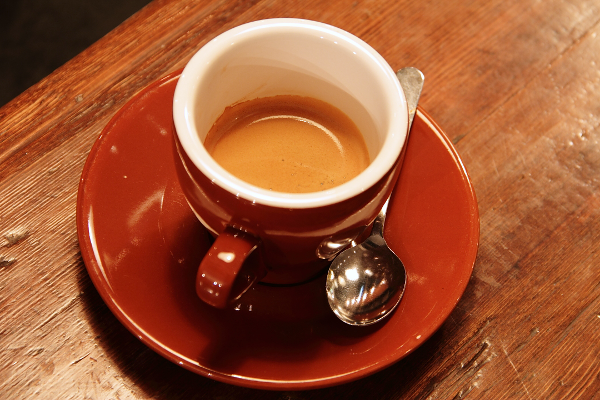
#> input picture Assets/test-images/coffee.png, 600 x 400 px, given in place of moon.png, which was not available; the run also reads 1 picture not shown here
$ python 16_equalize_vs_clahe.py ../../Assets/test-images/coffee.png
#> lines starting #> are read from the running program, lines starting #| are printed output that depends on the picture; pictures that were not available may be replaced by others from this repository, and a replacement may not be noted
"""第 5 周(3.3 节):直方图处理 —— 16 全局均衡化 vs CLAHE,到底该用哪个。

对应文档 Documents/03-histogram/01-histogram-transform.md 第六、七节。

10 号脚本写了全局均衡化,13 号脚本拆了 CLAHE 的内部步骤,
这一篇只做一件事:**把两者摆在一起比**,回答「什么时候用哪个」。

一句话区别:

    全局均衡化  = 全图统计出 1 张表,所有像素查同一张
    CLAHE      = 切成 8×8 块,每块统计出自己的表(共 64 张),
                 每张表先被 clipLimit 削掉过高的柱子,再双线性插值过渡

验证五件事:
1. 表的数量:1 张 vs 64 张 —— 把 CLAHE 各块的 LUT 画在一起,一眼看清
2. 三张性格不同的图横着比:低对比度的 moon、光照不均的 page、
   本来就正常的 astronaut。结论不是「CLAHE 永远赢」
3. 「细节看得见」要用**局部对比度**量(分块标准差的均值),
   全局标准差会骗人:全局涨了,局部可能没涨
4. 代价:噪声放大倍数、灰阶合并数、耗时 —— CLAHE 慢但可控
5. CLAHE 本质上就是「带旋钮的均衡化」:clipLimit 推到极大 +
   tileGridSize=(1,1) 会逐像素退化回全局均衡化

用法:
    .venv/bin/python Ch03_Spatial_Filtering/16_equalize_vs_clahe.py [--show]
    结果图保存到 Assets/results/equalize-vs-clahe-demo.png(三张图横向对比)
                     Assets/results/equalize-vs-clahe-curves.png(表、旋钮、直方图)
"""

import sys
import time
from pathlib import Path

import cv2
import matplotlib

if "--show" not in sys.argv:
    matplotlib.use("Agg")  # 无窗口环境只保存文件
import matplotlib.pyplot as plt
import numpy as np
import numpy.typing as npt

REPO = Path(__file__).resolve().parents[2]
matplotlib.rcParams["font.family"] = ["Heiti TC", "Arial Unicode MS", "sans-serif"]
matplotlib.rcParams["axes.unicode_minus"] = False

LEVELS = np.arange(256)
TILES = 8            # CLAHE 的默认分块数,本文全程用 8×8
CLIP = 2.0           # CLAHE 的默认 clipLimit


def hr(title: str) -> None:
    print(f"\n{'=' * 68}\n{title}\n{'=' * 68}")


def load_gray(name: str) -> npt.NDArray[np.uint8]:
#> called with name = 'moon.png'
    path = REPO / "Assets" / "test-images" / name
    img = cv2.imread(str(path), cv2.IMREAD_GRAYSCALE)
    if img is None:
        raise SystemExit(f"读不到 {path}")
    return np.asarray(img, dtype=np.uint8)


def eq(img: npt.NDArray[np.uint8]) -> npt.NDArray[np.uint8]:
    return np.asarray(cv2.equalizeHist(img), dtype=np.uint8)


def clahe(img: npt.NDArray[np.uint8], clip: float = CLIP,
          tiles: int = TILES) -> npt.NDArray[np.uint8]:
    op = cv2.createCLAHE(clipLimit=clip, tileGridSize=(tiles, tiles))
    return np.asarray(op.apply(img), dtype=np.uint8)


def local_contrast(img: npt.NDArray[np.uint8], tiles: int = TILES) -> float:
    """分块标准差的均值 —— 「局部细节看不看得见」的量化指标。

    为什么不看全局标准差:全局标准差只要把暗区压得更暗、亮区拉得更亮就能涨,
    但那不叫细节变清楚了。人眼看细节看的是**一小片区域内部**的差异,
    所以要先切块、块内各算各的标准差,再平均。
    """
#> called with tiles = 8
    h, w = img.shape
    v = img.astype(np.float64)
    stds = []
    for i in range(tiles):
        for j in range(tiles):
            block = v[i * h // tiles:(i + 1) * h // tiles,
                      j * w // tiles:(j + 1) * w // tiles]
            stds.append(block.std())
#> after the loop, stds = 64 values, max 79.93 at index 57, min 3.51 at index 0, mean 32.49
#| 主图 moon.png  shape=(400, 600)  标准差 58.1  局部对比度 32.5
#|   全局均衡化:全图 240000 个像素统计出 1 张 256 项的表,所有像素共用
#|   CLAHE     :切成 8×8 = 64 块,每块 50×75 个像素,各统计各的表
    return float(np.mean(stds))


def halves_gap(img: npt.NDArray[np.uint8]) -> float:
    """左右半边的平均亮度差 —— 衡量光照不均有没有被改善。"""
    w = img.shape[1] // 2
    return float(abs(img[:, :w].mean() - img[:, w:].mean()))


def used_levels(img: npt.NDArray[np.uint8]) -> int:
    return int(np.count_nonzero(np.bincount(img.ravel(), minlength=256)))


def tile_lut(block: npt.NDArray[np.uint8], clip: float = CLIP) -> npt.NDArray[np.float64]:
    """按 CLAHE 的规则算一个小块自己的映射表(削顶 → 均分回填 → CDF)。

    这是为了**把表画出来**看的简化版:OpenCV 不暴露内部的 64 张表,
    而且真正的 CLAHE 还要在块之间做双线性插值,这里不做插值。
    """
#> called with clip = 2
    hist = np.bincount(block.ravel(), minlength=256).astype(np.float64)
    limit = clip * block.size / 256.0
    excess = float(np.maximum(hist - limit, 0.0).sum())
    hist = np.minimum(hist, limit) + excess / 256.0  # 削下来的总量均分回填,总数守恒
    return np.cumsum(hist) / hist.sum() * 255.0


def noise_gain(img: npt.NDArray[np.uint8], method: str, sigma: float = 3.0,
               clip: float = CLIP) -> float:
    """给图加噪声,看这个算法把噪声放大了几倍。

    干净图和带噪图各走一遍同一个算法,两者之差就是「被处理过的噪声」。
    """
    rng = np.random.default_rng(0)
    noisy = np.clip(np.rint(img.astype(np.float64) + rng.normal(0.0, sigma, img.shape)),
                    0, 255).astype(np.uint8)
    def fn(x: npt.NDArray[np.uint8]) -> npt.NDArray[np.uint8]:
        return eq(x) if method == "eq" else clahe(x, clip=clip)

    d = fn(noisy).astype(np.float64) - fn(img).astype(np.float64)
    return float(d.std() / sigma)


# ---------------------------------------------------------------- 1
def demo_one_table_vs_many(img: npt.NDArray[np.uint8]) -> None:
    hr("1. 一张表 vs 64 张表")
    print(f"  全局均衡化:全图 {img.size} 个像素统计出 1 张 256 项的表,所有像素共用")
    print(f"  CLAHE     :切成 {TILES}×{TILES} = {TILES * TILES} 块,每块 "
          f"{img.shape[0] // TILES}×{img.shape[1] // TILES} 个像素,各统计各的表")

    h, w = img.shape
    luts = [tile_lut(img[i * h // TILES:(i + 1) * h // TILES,
                         j * w // TILES:(j + 1) * w // TILES])
            for i in range(TILES) for j in range(TILES)]
#> luts = 64 items
    arr = np.array(luts)
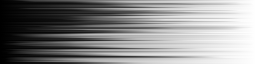
#> arr: shape (64, 256) float64; min 0.168, max 255, mean 136.3
    spread = arr.max(axis=0) - arr.min(axis=0)
#> spread = 256 values, max 161.3 at index 108, min 0 at index 255, mean 94.42
    print(f"\n  这 {len(luts)} 张表差别有多大:在输入 r={int(spread.argmax())} 处,"
          f"最亮的块和最暗的块把它映射到 {arr[:, spread.argmax()].min():.0f} 和 "
          f"{arr[:, spread.argmax()].max():.0f},差 {spread.max():.0f} 级")
#|   这 64 张表差别有多大:在输入 r=108 处,最亮的块和最暗的块把它映射到 36 和 197,差 161 级
    print("  同一个灰度值,在不同位置被映射到完全不同的地方 —— 这就是「自适应」三个字的含义,")
    print("  也是为什么 CLAHE 不再是点运算:结果取决于像素在哪儿,不只取决于它的值。")


# ---------------------------------------------------------------- 2
def demo_three_images() -> None:
    hr("2. 三张性格不同的图:结论不是「CLAHE 永远赢」")
    print(f"  {'图':<16s}{'做法':<12s}{'全局标准差':>11s}{'局部对比度':>11s}{'左右亮度差':>11s}")
    for name, note in (("moon.png", "整体灰蒙蒙"),
                       ("page.png", "左右受光不均"),
                       ("astronaut.png", "本来就正常")):
        img = load_gray(name)
        print(f"  ── {name}({note})")
        for label, v in (("原图", img), ("全局均衡化", eq(img)), ("CLAHE", clahe(img))):
            print(f"  {'':<16s}{label:<12s}{v.std():11.1f}{local_contrast(v):11.1f}"
                  f"{halves_gap(v):11.1f}")
#> this loop made 3 passes
#> (printed output is left out)
#> pass 2 of the loop in demo_three_images, `for name, note in (("moon.png", "整体灰蒙蒙"),`:
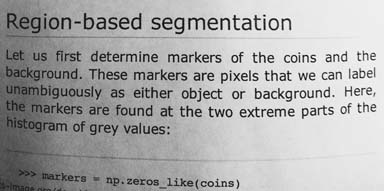
#> input picture Assets/test-images/page.png, 384 x 191 px
#> in load_gray, img is the input picture: shape (191, 384); min 0, max 255, mean 171.5
#> the loop in demo_three_images, `for label, v in (("原图", img), ("全局均衡化", eq(img)), ("CLAHE", clahe(img)..` made 3 passes
#> (printed output is left out)
#> pass 2, in local_contrast (call 6), `v = img.astype(np.float64)`:
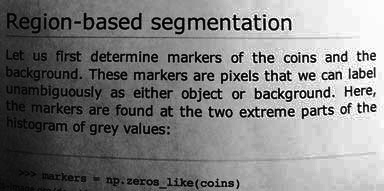
#> v: shape (191, 384) float64; min 0, max 255, mean 128.5
#> pass 3, in local_contrast (call 7), `v = img.astype(np.float64)`:
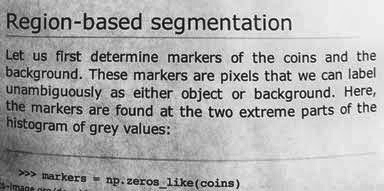
#> v: shape (191, 384) float64; min 0, max 255, mean 172.6
#> pass 3 of the loop in demo_three_images, `for name, note in (("moon.png", "整体灰蒙蒙"),`:
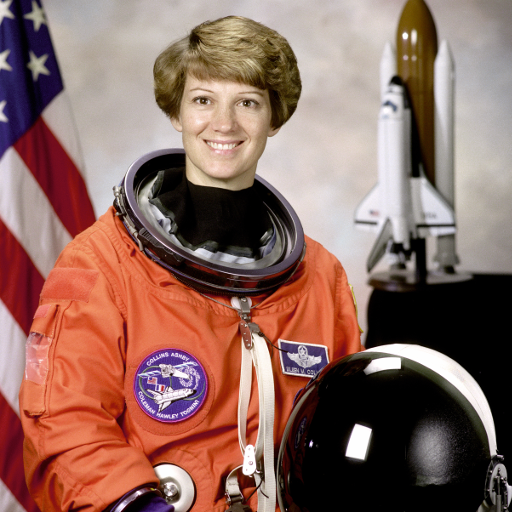
#> input picture Assets/test-images/astronaut.png, 512 x 512 px
#> in load_gray (call 4), `img = cv2.imread(str(path), cv2.IMREAD_GRAYSCALE)`:
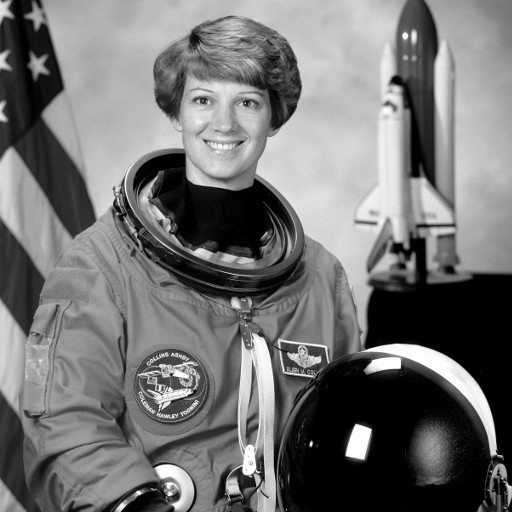
#> img: shape (512, 512); min 0, max 255, mean 115
#> the loop in demo_three_images, `for label, v in (("原图", img), ("全局均衡化", eq(img)), ("CLAHE", clahe(img)..` made 3 passes
#> (printed output is left out)
#> pass 3, in local_contrast (call 10), `v = img.astype(np.float64)`:
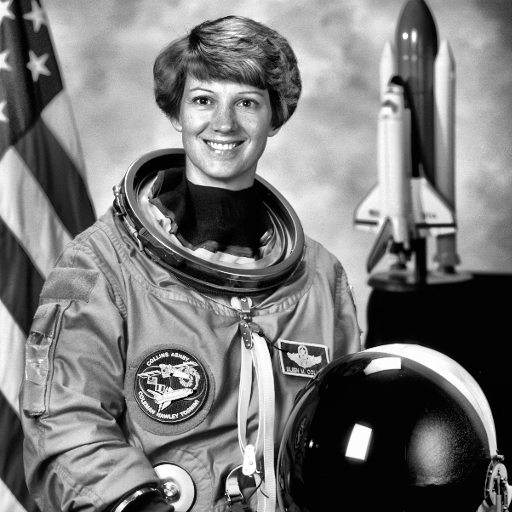
#> v: shape (512, 512) float64; min 0, max 255, mean 120.7

    print("\n  怎么读这张表:")
    print("    moon —— 整体低对比度,两个都能救,全局均衡化下手更猛(标准差更高)")
    print("    page —— 全局均衡化把左右亮度差做得更糟,CLAHE 才压得下去")
    print("    astronaut —— 原图本来就跨满 0~255,全局均衡化提升有限还会翻噪声,")
    print("                 CLAHE 提的是局部对比度(细节),两者目标不一样")
    print("  ⚠️ 「左右亮度差」这一列只对 page.png 有意义 —— 另外两张本来就不是左右不均,")
    print("     那个数字上下浮动不说明好坏。指标要挑对图看。")
    print("\n  一句话:全局均衡化管「整张图的分布」,CLAHE 管「每一小片里看不看得清」。")


# ---------------------------------------------------------------- 3
def demo_global_vs_local_metric(img: npt.NDArray[np.uint8]) -> None:
    hr("3. 为什么必须看局部对比度 —— 全局标准差会骗人")
    print(f"  拿 astronaut.png(原图已经跨满 0~255)比:\n")
    print(f"  {'':<14s}{'全局标准差':>11s}{'局部对比度':>11s}")
    for label, v in (("原图", img), ("全局均衡化", eq(img)), ("CLAHE", clahe(img))):
        print(f"  {label:<14s}{v.std():11.1f}{local_contrast(v):11.1f}")
    print("\n  全局标准差:全局均衡化涨得多 —— 它就是奔着「把分布摊满」去的")
    print("  局部对比度:CLAHE 涨得多 —— 每块按自己的情况拉,暗角里的细节才浮出来")
    print("  两个指标各自回答不同的问题,别用一个数字下结论。")


# ---------------------------------------------------------------- 4
def demo_cost(img: npt.NDArray[np.uint8]) -> None:
    hr("4. 代价:噪声、灰阶、耗时")
    print(f"  {'':<14s}{'噪声放大':>10s}{'用到的灰阶':>12s}{'耗时':>10s}")
    for label, fn in (("全局均衡化", eq), ("CLAHE", clahe)):
        out = fn(img)
        t0 = time.perf_counter()
        for _ in range(20):
            fn(img)
        ms = (time.perf_counter() - t0) / 20 * 1000
        g = noise_gain(img, "eq" if label == "全局均衡化" else "clahe")
        print(f"  {label:<14s}{g:9.1f}×{used_levels(out):12d}{ms:9.2f} ms")
#> this loop made 2 passes
#> g on passes 1 to 2: 1.5, 2.45
#> (printed output is left out)
    print(f"  (原图用到 {used_levels(img)} 个灰阶;σ=3 的高斯噪声)")
#|   (原图用到 256 个灰阶;σ=3 的高斯噪声)
    print("\n  全局均衡化便宜:两遍扫描,一张表,可以整帧向量化。")
    print("  CLAHE 贵在 64 次统计 + 双线性插值,但噪声被 clipLimit 摁住了 —— 这就是那点钱买的东西。")


# ---------------------------------------------------------------- 5
def demo_clahe_is_equalize_with_knobs(img: npt.NDArray[np.uint8]) -> None:
    hr("5. CLAHE 是「带旋钮的均衡化」")
    degenerate = clahe(img, clip=40.0, tiles=1)
    diff = int(np.abs(degenerate.astype(np.int64) - eq(img).astype(np.int64)).max())
#> diff = 0
    print(f"  tileGridSize=(1,1) + clipLimit=40 与 cv2.equalizeHist 最大差 {diff} 级")
#|   tileGridSize=(1,1) + clipLimit=40 与 cv2.equalizeHist 最大差 0 级
    print("  → 不分块、不限幅,CLAHE 就是全局均衡化本身。两个旋钮都拧到底 = 退化。\n")

    print(f"  {'clipLimit':>10s}{'全局标准差':>12s}{'局部对比度':>12s}{'噪声放大':>11s}")
    for c in (1.0, 2.0, 4.0, 8.0, 40.0):
        v = clahe(img, clip=c)
        g = noise_gain(img, "clahe", 3.0, clip=c)
        print(f"  {c:10.1f}{v.std():12.1f}{local_contrast(v):12.1f}{g:10.1f}×")
#> this loop made 5 passes
#> g on passes 1 to 5: 1.67, 2.45, 3.63, 5.05, 6.25
#> (printed output is left out)
#> pass 1, in noise_gain (call 3), `d = fn(noisy).astype(np.float64) - fn(img).astype(np.float64)`:
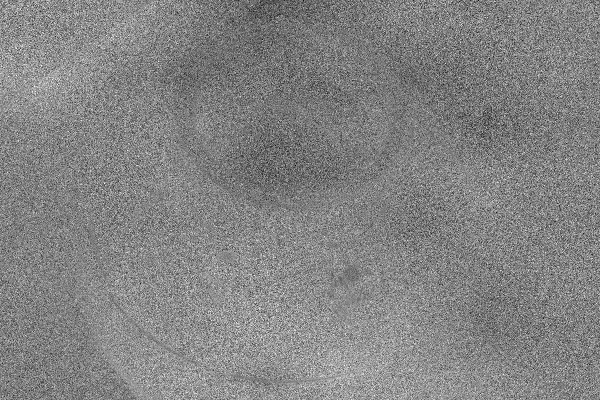
#> d: shape (400, 600) float64; min -23, max 23, mean 0.8; drawn with min black and max white
#> after the loop:
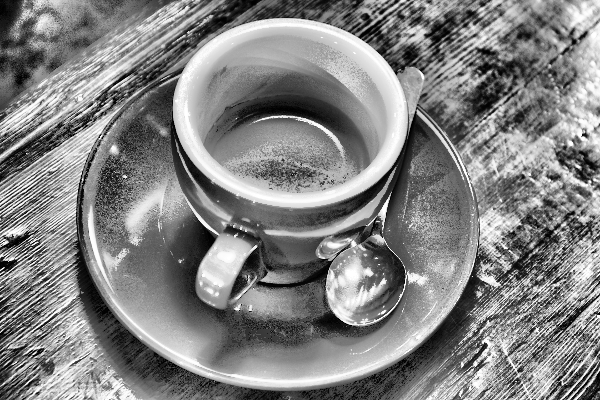
#> v: shape (400, 600); min 0, max 255, mean 130.3
    print("\n  clipLimit 越大越猛,噪声也越明显;2.0 是个稳妥起点。")
    print("  这正是全局均衡化欠缺的东西 —— 它幂等、没有力度可调,要么不做要么做满。")


# ---------------------------------------------------------------- 图板
def save_compare_figure(out_path: Path) -> None:
    """图板一:三张性格不同的图 × 原图 / 全局均衡化 / CLAHE。"""
    rows = (("moon.png", "整体灰蒙蒙"),
            ("page.png", "左右受光不均"),
            ("astronaut.png", "本来就正常"))
    fig, axes = plt.subplots(3, 3, figsize=(15, 13.5))
    for r, (name, note) in enumerate(rows):
        img = load_gray(name)
        for ax, (label, v) in zip(axes[r], (
                (f"{name}\n{note}", img),
                ("全局均衡化", eq(img)),
                (f"CLAHE(clip={CLIP}, {TILES}×{TILES})", clahe(img)))):
            ax.imshow(v, cmap="gray", vmin=0, vmax=255)
            ax.set_title(f"{label}\n全局 σ {v.std():.1f} / 局部对比度 {local_contrast(v):.1f}"
                         f" / 左右差 {halves_gap(v):.1f}", fontsize=9)
            ax.axis("off")
#> this loop made 3 passes
#> pass 2 of the loop in save_compare_figure, `for r, (name, note) in enumerate(rows):`:
#> the loop in save_compare_figure, `for ax, (label, v) in zip(axes[r], ( (f"{name}\n{note}", img), ("全局均衡化..` made 3 passes
#> pass 3 of the loop in save_compare_figure, `for r, (name, note) in enumerate(rows):`:
    fig.suptitle("全局均衡化 vs CLAHE:全局管分布,CLAHE 管每一小片看不看得清", fontsize=13)
    # 每格标题两行,不留行距会压住上一行的图
    fig.tight_layout(rect=(0.0, 0.0, 1.0, 0.95), h_pad=2.5)
    fig.savefig(out_path, dpi=110)
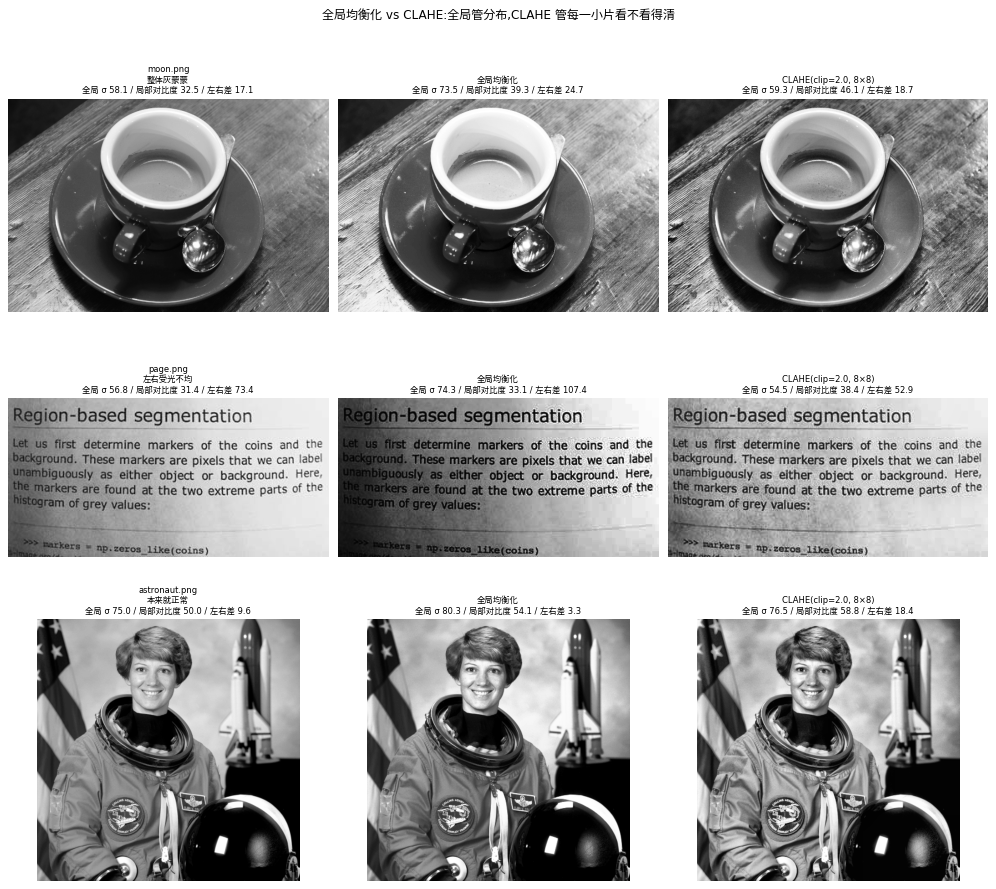
#> figure drawn by matplotlib, 9 panels


def save_curves_figure(out_path: Path, img: npt.NDArray[np.uint8]) -> None:
    """图板二:1 张表 vs 64 张表、clipLimit 旋钮、三条直方图。"""
    fig, axes = plt.subplots(1, 3, figsize=(17, 5.4))

    # (a) 表的数量
    ax = axes[0]
    h, w = img.shape
    for i in range(TILES):
        for j in range(TILES):
            lut = tile_lut(img[i * h // TILES:(i + 1) * h // TILES,
                               j * w // TILES:(j + 1) * w // TILES])
            ax.plot(LEVELS, lut, color="tab:orange", lw=0.6, alpha=0.45)
#> this loop made 8 passes
    ax.plot([], [], color="tab:orange", lw=1.2, label=f"CLAHE:{TILES * TILES} 张块内表")
    lut_eq = np.cumsum(np.bincount(img.ravel(), minlength=256)) / img.size * 255.0
#> lut_eq = 256 values from 0.00213 to 255
    ax.plot(LEVELS, lut_eq, color="tab:blue", lw=2.4, label="全局均衡化:全图共 1 张表")
    ax.plot(LEVELS, LEVELS, "--", color="gray", lw=1.0, label="恒等")
    ax.set_xlim(0, 255); ax.set_ylim(0, 255); ax.set_aspect("equal")
    ax.set_xlabel("输入 r"); ax.set_ylabel("输出 s")
    ax.set_title("同一个灰度值,在不同块里去向完全不同\n这就是「自适应」,也是它不再是点运算的原因",
                 fontsize=10)
    ax.legend(fontsize=8, loc="lower right"); ax.grid(alpha=0.3)

    # (b) clipLimit 旋钮
    ax = axes[1]
    clips = [0.5, 1.0, 2.0, 3.0, 4.0, 6.0, 8.0, 12.0, 20.0, 40.0]
    outs = [clahe(img, clip=c) for c in clips]
#> outs = 10 items
    ax.plot(clips, [local_contrast(v) for v in outs], "o-", color="tab:orange",
            lw=1.8, ms=4, label="局部对比度")
#> after the loop in local_contrast (call 33), `for i in range(tiles):`:
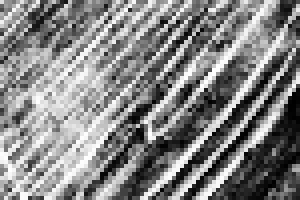
#> block: shape (50, 75) float64 (shown 4 times larger); min 0, max 255, mean 132
#> after the loop in local_contrast (call 33), `for i in range(tiles):`: stds = 64 values, max 77.36 at index 44, min 19.1 at index 0, mean 58.14
    ax.axhline(local_contrast(eq(img)), color="tab:blue", ls="--", lw=1.4,
               label="全局均衡化(没有旋钮可拧)")
#> after the loop in local_contrast (call 38), `for i in range(tiles):`:
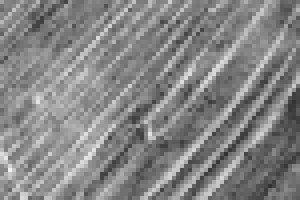
#> block: shape (50, 75) float64 (shown 4 times larger); min 50, max 241, mean 133.1
#> after the loop in local_contrast (call 38), `for i in range(tiles):`: stds = 64 values, max 97.77 at index 57, min 5.34 at index 0, mean 39.3
    ax.axhline(local_contrast(img), color="gray", ls=":", lw=1.2, label="原图")
    ax.axvline(CLIP, color="tab:red", lw=1.0, alpha=0.6)
    ax.annotate("默认 2.0", xy=(CLIP, local_contrast(outs[2])), xytext=(4.5, local_contrast(img)),
                fontsize=9, color="tab:red",
                arrowprops=dict(arrowstyle="->", color="tab:red", lw=1.0))
    ax.set_xscale("log"); ax.set_xticks(clips)
    ax.set_xticklabels([str(c) for c in clips], fontsize=7)
    ax.set_xlabel("clipLimit(对数轴)"); ax.set_ylabel("局部对比度")
    ax.set_title("CLAHE 有力度旋钮,均衡化没有\nclipLimit 越大越猛,噪声也跟着上来", fontsize=10)
    ax.legend(fontsize=8); ax.grid(alpha=0.3)

    # (c) 三条直方图
    ax = axes[2]
    for label, v, color in (("原图", img, "gray"),
                            ("全局均衡化", eq(img), "tab:blue"),
                            ("CLAHE", clahe(img), "tab:orange")):
        ax.plot(LEVELS, np.bincount(v.ravel(), minlength=256), color=color, lw=1.2, label=label)
#> this loop made 3 passes
    ax.set_xlim(0, 255)
    ax.set_xlabel("灰度值"); ax.set_ylabel("像素数")
    ax.set_title("直方图:全局均衡化摊成梳齿状\nCLAHE 只是把峰压扁,形状还认得出来", fontsize=10)
    ax.legend(fontsize=8); ax.grid(alpha=0.3)

    fig.suptitle(f"两者的三处关键差别(主图 {'moon.png'})", fontsize=13)
    fig.tight_layout(rect=(0.0, 0.0, 1.0, 0.90), h_pad=2.0)
    fig.savefig(out_path, dpi=110)
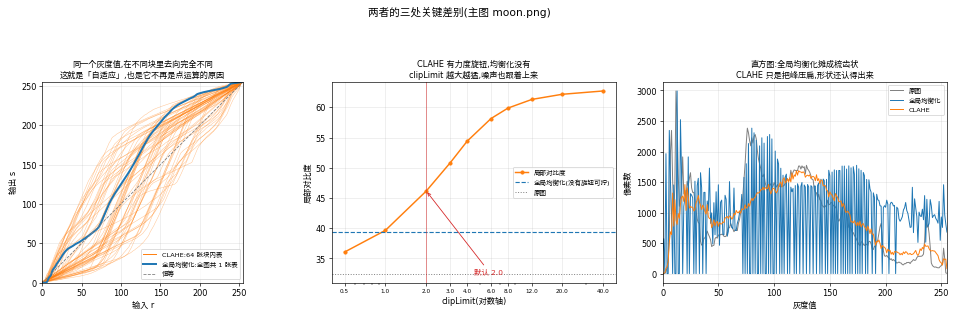
#> figure drawn by matplotlib, 3 panels; panel 1: curve peaks at x = 255, y = 255; panel 1: curve peaks at x = 255, y = 255; panel 1: curve peaks at x = 255, y = 255; panel 2: curve peaks at x = 40, y = 62.69


def main() -> None:
    img = load_gray("moon.png")
    print(f"主图 moon.png  shape={img.shape}  标准差 {img.std():.1f}  "
          f"局部对比度 {local_contrast(img):.1f}")

    demo_one_table_vs_many(img)
    demo_three_images()
    demo_global_vs_local_metric(load_gray("astronaut.png"))
    demo_cost(img)
    demo_clahe_is_equalize_with_knobs(img)

    out = REPO / "Assets" / "results" / "equalize-vs-clahe-demo.png"
    out.parent.mkdir(parents=True, exist_ok=True)
    save_compare_figure(out)
    print(f"\n结果已保存: {out.relative_to(REPO)}")

    curves = out.with_name("equalize-vs-clahe-curves.png")
    save_curves_figure(curves, img)
    print(f"结果已保存: {curves.relative_to(REPO)}")

    if "--show" in sys.argv:
        plt.show()


if __name__ == "__main__":
    main()
